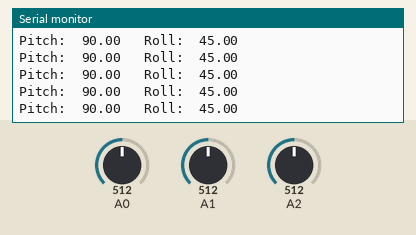
This sketch was run on a simulated Arduino Uno, built with avr-gcc and run on an emulated ATmega328P. Parts: the last lines printed to the serial monitor. Inputs (shaded band) come from the test bench; at power-on: A1 = 512, A2 = 512, A0 = 512.

Above: at 1.2 s.
1.3 s: A1 set to 526
At 1.45 s:
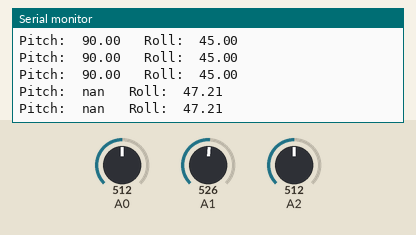
3.2 s: A2 set to 540
At 3.29 s:
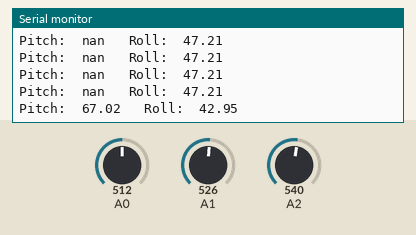

Measured:
- the behaviour switches between 512 and 513 on A1 (found by bisection; images 0 and 1)
- the behaviour switches between 525 and 526 on A2 (found by bisection; images 1 and 2)
- after the input at 1.3 s, the serial monitor: prints a new line at once (image 1)
- after the input at 3.2 s, the serial monitor: prints a new line after 0.09 s (image 2)

The sketch:

accelerometer.ino
```cpp
#include "main.h"

void setup()
{
    Serial.begin(BAUD_RATE);
}


void loop()
{
    tiltSensorPrint();
    delay(100);
}


void tiltSensorPrint(void)
{
    float roll, pitch;
    tiltSensorRead(&roll, &pitch);

    Serial.print("Pitch:  ");
    Serial.print(pitch);
    Serial.print("   Roll:  ");
    Serial.println(roll);
    Serial.println();
}


void gAccelerationMeasuramentPrint(void)
{
    float xAssG, yAssG, zAssG;
    gAccelerationMeasuramentRead(&xAssG, &yAssG, &zAssG);

    Serial.print("X: ");
    Serial.print(xAssG);
    Serial.print("  Y: ");
    Serial.print(yAssG);
    Serial.print("  Z: ");
    Serial.print(zAssG);
    Serial.println();
}


void tiltSensorRead(float* roll, float* pitch)
{
    float xAssG, yAssG, zAssG;
    gAccelerationMeasuramentRead(&xAssG, &yAssG, &zAssG);

    /* Roll & Pitch Equations */
    *roll  = (atan2(yAssG, zAssG) * 180.0) / M_PI;
    *pitch = (atan2(xAssG, sqrt(-yAssG * yAssG + zAssG * zAssG)) * 180.0) / M_PI;
}


/* Read the value from the sensor */
void gAccelerationMeasuramentRead(float* xAssG, float* yAssG, float* zAssG)
{
    *xAssG = singlAassMeasure(X_ASS);
    *yAssG = singlAassMeasure(Y_ASS);
    *zAssG = singlAassMeasure(Z_ASS);
}


float singlAassMeasure(int ass)
{
    int assPoint;
    float assRead;
    float assSum = 0.0;

    for(int i = 0; i < ITERATION_POINT; i++)
    {
        assPoint = analogRead(ass);
        assRead = (((float)assPoint) * 5.0) / 1023;
        assSum = assSum + assRead;
    }

    float mediumValue = assSum / ITERATION_POINT;
    float voltageToG = (mediumValue - ZERO_G_REF_VOLTAGE) / SENSOR_SENTITIVITY;
    return voltageToG;
}
```

main.h
```cpp
#ifndef MAIN_H
#define MAIN_H

#define BAUD_RATE 115200

#define X_ASS A0
#define Y_ASS A1
#define Z_ASS A2

#define ZERO_G_REF_VOLTAGE     (1.65F)
#define SENSOR_SENTITIVITY     (0.300F)
#define ITERATION_POINT        (3.0F)

void tiltSensorPrint(void);
void gAccelerationMeasuramentPrint(void);
void tiltSensorRead(float* roll, float* pitch);
void gAccelerationMeasuramentRead(float* xAssG, float* yAssG, float* zAssG);
float singlAassMeasure(int axes);

#endif
```
